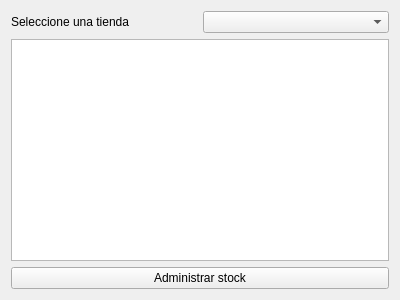
<?xml version="1.0" encoding="UTF-8"?>
<ui version="4.0">
 <class>Form</class>
 <widget class="QWidget" name="Form">
  <property name="geometry">
   <rect>
    <x>0</x>
    <y>0</y>
    <width>400</width>
    <height>300</height>
   </rect>
  </property>
  <property name="windowTitle">
   <string>Form</string>
  </property>
  <layout class="QGridLayout" name="gridLayout">
   <item row="0" column="0">
    <layout class="QHBoxLayout" name="horizontalLayout">
     <item>
      <widget class="QLabel" name="label">
       <property name="text">
        <string>Seleccione una tienda</string>
       </property>
      </widget>
     </item>
     <item>
      <widget class="QComboBox" name="stores_list"/>
     </item>
    </layout>
   </item>
   <item row="2" column="0">
    <layout class="QHBoxLayout" name="horizontalLayout_2">
     <item>
      <widget class="QPushButton" name="administrar_stock_button">
       <property name="text">
        <string>Administrar stock</string>
       </property>
      </widget>
     </item>
    </layout>
   </item>
   <item row="1" column="0">
    <widget class="QTableWidget" name="table_widget"/>
   </item>
  </layout>
 </widget>
 <resources/>
 <connections/>
</ui>
